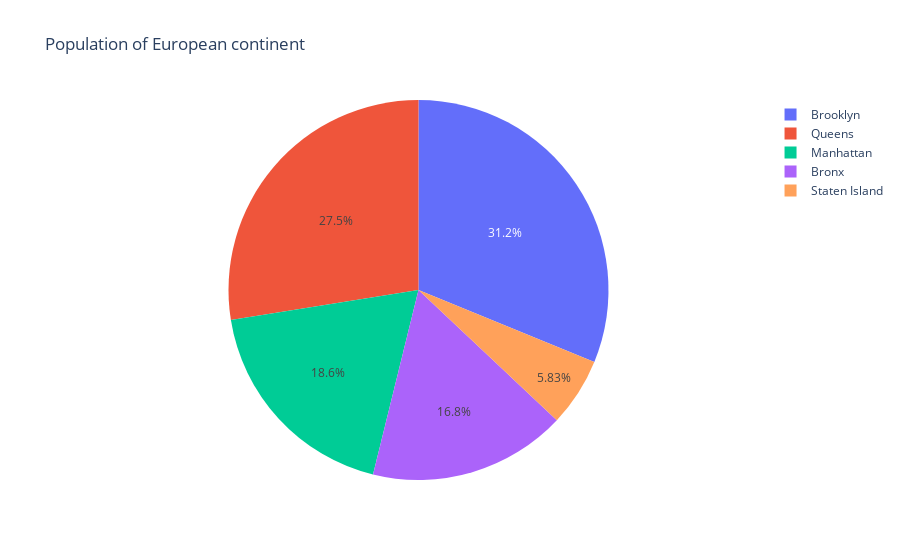

Notebook cell for this chart:
### Code cell
fig = px.pie(df2, values='Overall_Pop', names='Name', title='Population of European continent')
fig.show()

### Figure 1 — Plotly figure (JSON) as saved in the notebook; plotly's stock layout.template omitted (floating-point values rounded to 4 significant figures)
{"data": [{"domain": {"x": [0, 1], "y": [0, 1]}, "hovertemplate": "Name=%{label}<br>Overall_Pop=%{value}<extra></extra>", "labels": [null, "Manhattan", "Bronx", "Brooklyn", "Queens", "Staten Island"], "legendgroup": "", "name": "", "showlegend": true, "type": "pie", "values": [null, 1576876, 1424948, 2641052, 2331143, 493494]}], "layout": {"legend": {"tracegroupgap": 0}, "title": {"text": "Population of European continent"}}}
